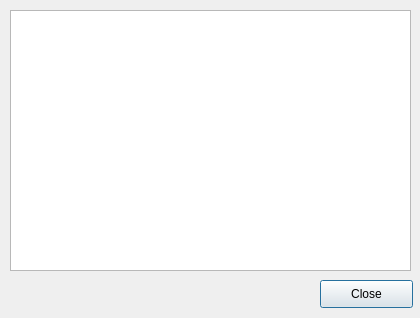
<?xml version="1.0" encoding="UTF-8"?>
<ui version="4.0">
 <class>DialogHelp</class>
 <widget class="QDialog" name="DialogHelp">
  <property name="geometry">
   <rect>
    <x>0</x>
    <y>0</y>
    <width>420</width>
    <height>318</height>
   </rect>
  </property>
  <property name="windowTitle">
   <string>Help</string>
  </property>
  <property name="windowOpacity">
   <double>1.000000000000000</double>
  </property>
  <widget class="QPushButton" name="Close">
   <property name="geometry">
    <rect>
     <x>320</x>
     <y>280</y>
     <width>93</width>
     <height>28</height>
    </rect>
   </property>
   <property name="text">
    <string>Close</string>
   </property>
  </widget>
  <widget class="QTextEdit" name="textEdit">
   <property name="geometry">
    <rect>
     <x>10</x>
     <y>10</y>
     <width>401</width>
     <height>261</height>
    </rect>
   </property>
  </widget>
 </widget>
 <resources/>
 <connections/>
</ui>
